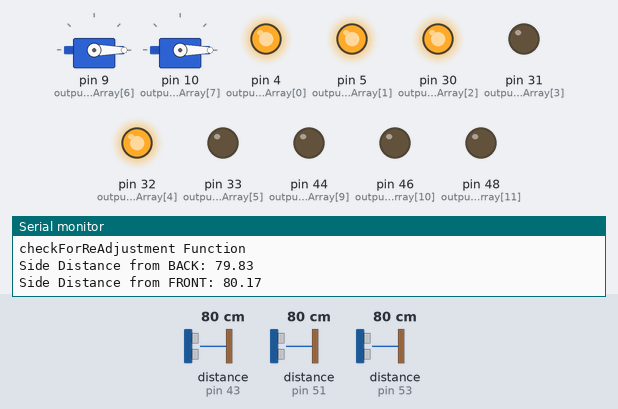
This sketch was run on a simulated Arduino Mega 2560, built with avr-gcc and run on an emulated ATmega2560. Parts: 2 × servo, output pins drawn as LEDs (lit = HIGH), the last lines printed to the serial monitor. Wiring (inferred from the names in the program): 3 × ultrasonic range finder: trigger pin 42, echo pin 43 / trigger pin 50, echo pin 51 / trigger pin 52, echo pin 53. Dashed ring = blinking. Inputs (shaded band) come from the test bench; at power-on: distance to the obstacle (sensors on pin 43, pin 51, pin 53) 80 cm. The echo pulse lasts 58.3 µs per cm; pins used as bus, display or sensor lines are not drawn.

Above: at 1.2 s.
1.3 s: distance to the obstacle (sensor on pin 43) set to 26 cm
4.3 s: distance to the obstacle (sensor on pin 43) set to 22 cm
At 6.7 s:
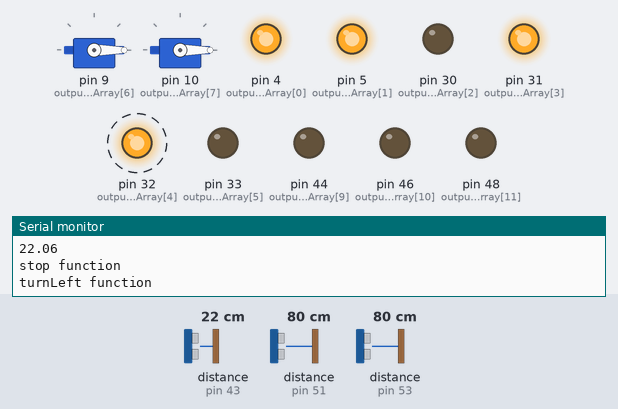
7.3 s: distance to the obstacle (sensor on pin 43) set to 35 cm
At 8.6 s:
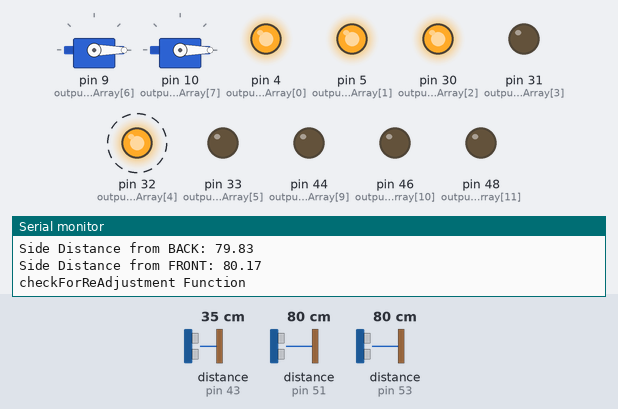
9.3 s: distance to the obstacle (sensor on pin 51) set to 75 cm
At 9.56 s:
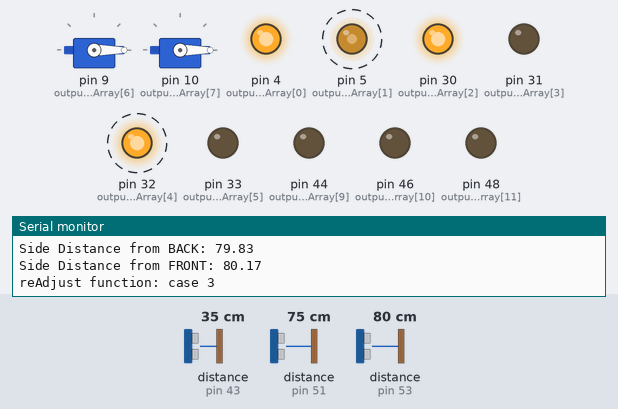
12.3 s: distance to the obstacle (sensor on pin 53) set to 76 cm
At 13.0 s:
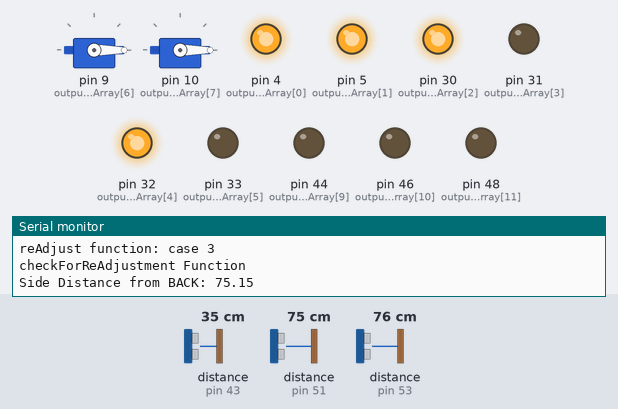
15.3 s: distance to the obstacle (sensor on pin 51) set to 120 cm
At 17.2 s:
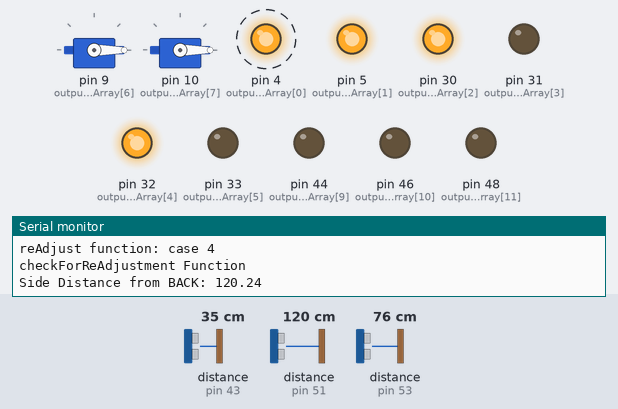
Timing chart, 0 to 19.3 s (numbered marks = the images above; inputs shaded):
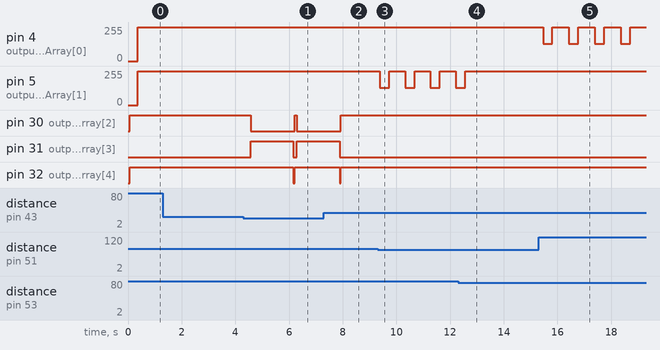

The sketch:

March_10_6SensorRobot.ino
```cpp
#include <Servo.h>
#define TOOCLOSE 1
#define TOOFAR 2

class robot{
	public:
		robot(); //constructor
		float detectDistances(int);
		int getCurrentState();
		int checkForReAdjustment(int);
		bool startButtonPressed;
        void setState(int);
		void incBallCount();
		void moveToHopper();
		void moveToGameboard();
		void turnLeft();
		void turnRight();
		void stop();
		void go();
		void changeOrientation(int);
		void reAdjust(int, int);
        void grabBall();
		void doTaskA();
		void doTaskB();
		void doTaskC();
		void doTaskD();
		void doTaskE();
		void driveForward(int);
	private:
		//ones that the robot will sense
		int currentDirection; //1 = north, 2 = west, 3 = south, 4 = east
		int ballCounter;
		int currentState;
		int robotLocation[2];//index 0 is X, index Y is 1;
		int gameBoardLocation[2];
		//hardcoded locations to be set by user button entries
		int possibleHopperLocations[12];
		int userInputHopperLocation;
		bool userInputHopperOrientation;
		int dummyLocationX;
		int dummyLocationY;
		//robot components
		int IRPin;
		int sonarPins[12]; //0,1 front; 2,3 left back; 4,5 left front; 6,7 back; 8,9 right back; 10, 11 right front.
		Servo myServo[2]; //
		int myMotors[4]; // Right: index 0, 1; Left: index 2,3
		int motorEnablePins[2]; //left = 4, index 0, right = 5, index 1
};

robot::robot(){
    Serial.println("robot constructor function");
	//constructor for robot class; initializes the necessary hard-coded values such as hopper location, motor pins, etc.
    int sonarPinsTemp[12] = {42,43,44,45,46,47,48,49,50,51,52,53};
    int myMotorsTemp[4] = {32,33,30,31}; //32,33 for right; 30,31 for left.
    for(int i = 0; i < 12; ++i){
        if( i < 4)
        myMotors[i] = myMotorsTemp[i];
        sonarPins[i] = sonarPinsTemp[i];
    }
    motorEnablePins[0] = 5;
    motorEnablePins[1] = 4;
    currentDirection = 1;
    dummyLocationX = 50;
    dummyLocationY = 50;
	IRPin = A0;
    robotLocation[0] = 0;
    robotLocation[1] = 0;
    gameBoardLocation[0] = 0;
	gameBoardLocation[1] = 100;
	currentState = 1;
	myServo[0].attach(9);
	myServo[1].attach(10);
	myServo[0].write(0);
	myServo[1].write(0);
}


float robot::detectDistances(int side)  {
    //Serial.print("detectDistances function");
	//returns the distance measured by the sonar on the specified side
	//side key: 0 = front, 1 = left back, 2 = left front, 3 = back, 4 = right back 5 = right front
	int counter = 0;
	int offset = side * 2;
	int duration;
	float distance[5];
	while(counter < 5){
		digitalWrite(42 + offset,LOW);
	  	delayMicroseconds(5);
	  	digitalWrite(42 + offset, HIGH);
	  	delayMicroseconds(15);
	  	digitalWrite(42 + offset, LOW);
	  	delayMicroseconds(5);
		duration = pulseIn(43 + offset, HIGH);
		if(duration <= 0){
			continue;
		}
	  	distance[counter] = duration/58.2;
	  	++counter;
	  	delay(5);
	  }
  	return distance[2];
}
void robot::changeOrientation(int directionOfTurn){
	//direction of turn: 0 == left; 1 == right
	Serial.println("changeOrientation function");
	if (directionOfTurn){
		++(*this).currentDirection;
		if((*this).currentDirection > 4)
			(*this).currentDirection -= 4;
	}
	else{
		--(*this).currentDirection;
		if((*this).currentDirection < 0)
			(*this).currentDirection += 4;
	}
	return;
}
void robot::turnLeft(){
    Serial.println("turnLeft function");
	(*this).currentDirection += 1;
	if ((*this).currentDirection > 4)
		(*this).currentDirection -= 4;

	digitalWrite((*this).myMotors[0], HIGH);
	digitalWrite((*this).myMotors[1], LOW);
	digitalWrite((*this).myMotors[2], LOW);
	digitalWrite((*this).myMotors[3], HIGH);
	delay(1600);
	(*this).stop();
	(*this).changeOrientation(0);
}
void robot::turnRight(){
    Serial.println("turnRight function");
	(*this).currentDirection -= 1;
	if ((*this).currentDirection < 0)
		(*this).currentDirection += 4;
	digitalWrite((*this).myMotors[0], LOW);
	digitalWrite((*this).myMotors[1], HIGH);
	digitalWrite((*this).myMotors[2], HIGH);
	digitalWrite((*this).myMotors[3], LOW);
	delay(1600);
	(*this).stop();
	(*this).changeOrientation(1);
}

int robot::checkForReAdjustment(int sideToFollowBackSonar){
	Serial.println("checkForReAdjustment Function");

    Serial.print("Side Distance from BACK: ");
    Serial.println((*this).detectDistances(sideToFollowBackSonar));
    Serial.print("Side Distance from FRONT: ");
    Serial.println((*this).detectDistances(sideToFollowBackSonar + 1));

    float backDistance = detectDistances(sideToFollowBackSonar);
    float frontDistance = detectDistances(sideToFollowBackSonar + 1);

    if (frontDistance - backDistance > 1.4){
    	return TOOFAR;
    }

    else if (frontDistance - backDistance < -1.4){
    	return TOOCLOSE;
    }
	return 0;
}


void robot::driveForward(int sideWallToFollow){
	//sideWallToFollow should be the BACK sonar of the side of interest
	Serial.println("driveForward Function");
	int reAdjustVariable;
	(*this).go();
    Serial.println((*this).detectDistances(0));
	while((*this).detectDistances(0) > 25){
        reAdjustVariable = (*this).checkForReAdjustment(sideWallToFollow);
        if (reAdjustVariable){
        	(*this).reAdjust(sideWallToFollow, reAdjustVariable);
        }
		else{
			analogWrite(motorEnablePins[0],255);
			analogWrite(motorEnablePins[1],255);
		}
	delay(50);
    }
    (*this).stop();
	return;
}
void robot::reAdjust(int sideWallToFollow, int whichWay){
	Serial.print("reAdjust function: ");
	int i; // weak wheel
	int j; // strong wheel

	if(sideWallToFollow == 1 && whichWay == TOOFAR){
		Serial.println("case 1");
		i = 0;
		j = 1;
	}
	else if(sideWallToFollow == 1 && whichWay == TOOCLOSE){
		Serial.println("case 2");
		i = 1;
		j = 0;
	}
	else if(sideWallToFollow == 4 && whichWay == TOOFAR){
		Serial.println("case 3");
		i = 0;
		j = 1;
	}
	else if(sideWallToFollow == 4 && whichWay == TOOCLOSE){
		Serial.println("case 4");
		i = 1;
		j = 0;
	}

    analogWrite(motorEnablePins[i], 128);
    analogWrite(motorEnablePins[j], 255);
    delay(350);
    analogWrite(motorEnablePins[i], 255);
    analogWrite(motorEnablePins[j], 255);
    delay(300);/*
    analogWrite(motorEnablePins[i], 255);
    analogWrite(motorEnablePins[j], 128);
    delay(200);*/
}
void robot::go(){
	Serial.println("go function");
	digitalWrite((*this).myMotors[0], HIGH);
	digitalWrite((*this).myMotors[1], LOW);
	digitalWrite((*this).myMotors[2], HIGH);
	digitalWrite((*this).myMotors[3], LOW);
}
void robot::stop(){
	Serial.println("stop function");
	digitalWrite((*this).myMotors[0], LOW);
	digitalWrite((*this).myMotors[1], LOW);
	digitalWrite((*this).myMotors[2], LOW);
	digitalWrite((*this).myMotors[3], LOW);
}
//CURRENTLY WORKING ON MOVE ALGORITHM. CONTINUE HERE AND/OR IN THE DRIVEFORWARD/TURN FUNCTIONS
void robot::moveToHopper(){
}
void robot::moveToGameboard(){
}
void robot::grabBall(){
}

void robot::incBallCount(){
	(*this).ballCounter += 1;
	return;
}

void robot::setState(int state){
	//  Serial.println("setState function");
  (*this).currentState = state;
  return;
}

int robot::getCurrentState(){return (*this).currentState;}

void robot::doTaskA(){
	//        Serial.println("In function A");
  	(*this).currentState = 2;
	return;
}

void robot::doTaskB(){
    (*this).driveForward(4);
    (*this).turnLeft();
    //(*this).stop();
    //(*this).driveForward(3);
    //(*this).setState(3);
	//MOVEMENT TO SPECIFIED LOCATION (X,Y)
	return;
}

void robot::doTaskC(){
	(*this).setState(4);
	return;
}

void robot::doTaskD(){
	(*this).setState(5);
	return;
}

void robot::doTaskE(){
	(*this).setState(2);
	return;
}
//Main code
int outputPinsArray[14] = {4,5,30,31,32,33,9,10,42,44,46,48,50,52};
int inputPinsArray[6] = {43,45,47,49,51,53};

robot myRobot;

void setup(){

	Serial.begin(9600);
        for(int i = 0; i < sizeof(outputPinsArray)/sizeof(outputPinsArray[0]); ++i){
                Serial.println(outputPinsArray[i]);
		pinMode(outputPinsArray[i], OUTPUT);
	}
	for(int i = 0; i < sizeof(inputPinsArray)/sizeof(inputPinsArray[0]); ++i){
         	pinMode(inputPinsArray[i], INPUT);
	}
        Serial.println("END OF SETUPS");
}

void loop(){
	//        Serial.print("Current State: ");
    Serial.println(myRobot.getCurrentState());
	switch(myRobot.getCurrentState()){
		case 1: myRobot.doTaskA(); break;
		case 2: myRobot.doTaskB(); break;
		case 3: myRobot.doTaskC(); break;
		case 4: myRobot.doTaskD(); break;
		case 5: myRobot.doTaskE(); break;
	}

	delay(50);
}
```

Measured:
- the behaviour switches between 25 and 24 cm on distance to the obstacle (sensor on pin 43) (found by bisection; images 0 and 1)
- the behaviour switches between 79 and 78 cm on distance to the obstacle (sensor on pin 51) (found by bisection; images 2 and 3)
- the behaviour switches between 77 and 76 cm on distance to the obstacle (sensor on pin 53) (found by bisection; images 3 and 4)
- after the input at 4.3 s, pin 30 (outputPinsArray[2]): HIGH → LOW after 0.26 s, → HIGH 1.7 s later, → LOW 0.07 s later; pin 31 (outputPinsArray[3]): LOW → HIGH after 0.26 s, → LOW 1.6 s later, → HIGH 0.12 s later; pin 32 (outputPinsArray[4]): HIGH → LOW after 1.9 s, → HIGH 0.05 s later
- after the input at 7.3 s, pin 30 (outputPinsArray[2]): goes on until 7.9 s, then stays HIGH; pin 31 (outputPinsArray[3]): goes on until 7.9 s, then stays LOW
- after the input at 9.3 s, pin 5 (outputPinsArray[1]): alternates 255/255 for 0.59 s and 128/255 for 0.35 s, starting after 0.09 s
- after the input at 12.3 s, pin 5 (outputPinsArray[1]): goes on until 12.6 s, then stays 255/255
- after the input at 15.3 s, pin 4 (outputPinsArray[0]): alternates 255/255 for 0.61 s and 128/255 for 0.35 s, starting after 0.17 s
